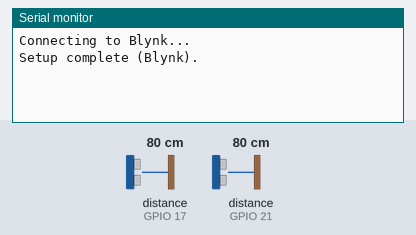
Bench run of a sketch on a simulated ESP32. Parts: the last lines printed to the serial monitor. The test bench sets the inputs (shaded band); at power-on: distance to the obstacle (sensors on GPIO 17, GPIO 21) 80 cm. The echo pulse lasts 58.3 µs per cm; WiFi joins after 1.5 s; servers stay silent unless stated.

Above: at 3.0 s.
3.1 s: distance to the obstacle (sensor on GPIO 17) set to 2 cm
At 13.0 s:
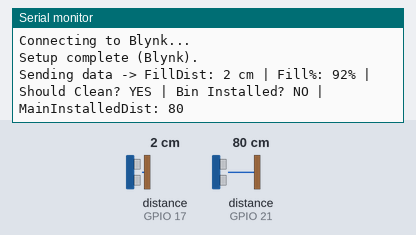
13.3 s: distance to the obstacle (sensor on GPIO 21) set to 2 cm
At 22.8 s:
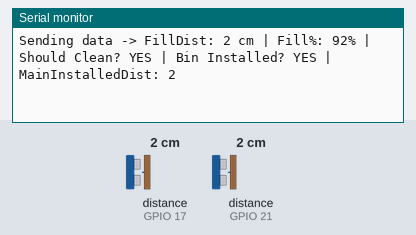
23.3 s: distance to the obstacle (sensor on GPIO 17) set to 9 cm
At 32.8 s:
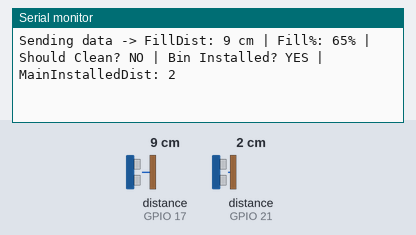
33.3 s: distance to the obstacle (sensor on GPIO 21) set to 18 cm
At 42.9 s:
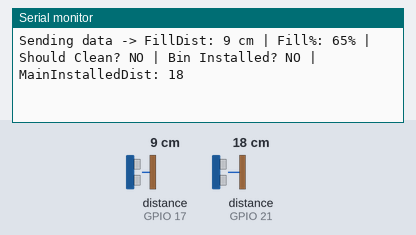

The sketch:

blynk_v2.ino
```cpp
/***********************************************************
  ESP32 + 4 Ultrasonic Sensors (HC-SR04)
  Blynk IoT (2.0) Version, with fallback logic
  + Reduced Data Sending

  - 2 sensors for fill (main + backup)
  - 2 sensors for installed check (main + backup)
  - If fill% > 70 => Should Clean = YES

  Sends data to Blynk Virtual Pins:
    V0 = fill%
    V1 = installed? (1 or 0)
    V2 = shouldClean? (1 or 0)
    V3 = final fill distance (cm)
    V4 = main installed sensor distance (cm)

  1) We measure & (potentially) send data once every minute
     using BlynkTimer (no blocking delay in loop()).
  2) If the new readings are exactly the same as last time,
     we skip sending to reduce data usage -- unless we skip
     10 times in a row, then we force a send.

  Make sure:
  - Voltage dividers on each Echo line if powered at 5V.
  - Adjust wiring & thresholds as needed.

***********************************************************/

// ------------------- BLYNK TEMPLATE MACROS -------------------
#define BLYNK_TEMPLATE_ID   "TMPL6oqkQfN1t"
#define BLYNK_TEMPLATE_NAME "smart bin"
#define BLYNK_AUTH_TOKEN    "wJ0LM7wvQDSUZVbG-3YNV9LGwAhSNwVA"

// ------------------- BLYNK / WIFI LIBRARIES ------------------
#include <WiFi.h>
#include <WiFiClient.h>
#include <BlynkSimpleEsp32.h>

// ------------------- WIFI CREDENTIALS ------------------------
char ssid[] = "Aisuru_2.4G";
char pass[] = "ss0877258141";

// ------------------- PIN ASSIGNMENTS -------------------------
// Fill sensors
#define TRIG_FILL_MAIN   4
#define ECHO_FILL_MAIN   17
#define TRIG_FILL_BACKUP 16
#define ECHO_FILL_BACKUP 18

// Installed sensors
#define TRIG_INST_MAIN   19
#define ECHO_INST_MAIN   21
#define TRIG_INST_BACKUP 23
#define ECHO_INST_BACKUP 22

// ------------------- PROJECT PARAMETERS -----------------------
const int BIN_HEIGHT_CM       = 26;   // from sensor to bin bottom
const int INSTALLED_THRESHOLD = 10;   // <15 cm => bin is installed
const int INVALID_LOW         = 1;    // <=1 => invalid
const int INVALID_HIGH        = 300;  // >300 => invalid
const int CLEAN_THRESHOLD     = 70;   // fill% above => "Should Clean?" = YES

// ------------------- BLYNK VIRTUAL PINS -----------------------
#define VPIN_FILL_LEVEL   V0   // fill%
#define VPIN_INSTALLED    V1   // installed? (1/0)
#define VPIN_SHOULD_CLEAN V2   // shouldClean? (1/0 if fill% > 70)
#define VPIN_FILL_DISTANCE V3  // final fill distance (cm)
#define VPIN_MAIN_BIN_DIST V4  // main installed sensor distance (cm)

// ------------------- GLOBALS FOR STORING DATA ----------------
// We'll keep track of the last values we sent to Blynk.
long lastFillDistance = -999;
long lastMainInstalledDist = -999;
int  lastFillPercent = -999;
bool lastShouldClean = false;
bool lastBinInstalled = false;

// For skip logic: how many times in a row we've had identical readings
int skipCount = 0;

// BlynkTimer for scheduling
BlynkTimer timer;

// -------------------------------------------------------------
//              FORWARD DECLARATIONS
// -------------------------------------------------------------
long  getFillDistance();
bool  isBinInstalled();
int   computeFillPercent(long distance, int binHeight);

// -------------------------------------------------------------
//                    SETUP
// -------------------------------------------------------------
void setup() {
  Serial.begin(115200);

  Serial.println("Connecting to Blynk...");
  Blynk.begin(BLYNK_AUTH_TOKEN, ssid, pass);

  // Pin modes for ultrasonic sensors
  pinMode(TRIG_FILL_MAIN,    OUTPUT);
  pinMode(ECHO_FILL_MAIN,    INPUT);
  pinMode(TRIG_FILL_BACKUP,  OUTPUT);
  pinMode(ECHO_FILL_BACKUP,  INPUT);

  pinMode(TRIG_INST_MAIN,    OUTPUT);
  pinMode(ECHO_INST_MAIN,    INPUT);
  pinMode(TRIG_INST_BACKUP,  OUTPUT);
  pinMode(ECHO_INST_BACKUP,  INPUT);

  // Set up a timer to measure & possibly send data every 10 seconds
  timer.setInterval(10000L, measureAndSend);

  Serial.println("Setup complete (Blynk).");
}

// -------------------------------------------------------------
//                    LOOP
// -------------------------------------------------------------
void loop() {
  Blynk.run();
  timer.run();  // let the timer handle scheduled tasks
}

// -------------------------------------------------------------
//                MEASURE & SEND FUNCTION
// -------------------------------------------------------------
void measureAndSend() {
  // 1) Read fill distance
  long fillDistance = getFillDistance();

  // 2) Compute fill%
  int fillPercent;
  if (fillDistance < 0) {
    // -1 => both fill sensors invalid => treat as error
    fillPercent = -1;
  } else {
    fillPercent = computeFillPercent(fillDistance, BIN_HEIGHT_CM);
  }

  // 3) Should clean?
  bool shouldClean = false;
  if (fillPercent > CLEAN_THRESHOLD) {
    shouldClean = true;
  }

  // 4) Bin installed & main installed distance
  bool binInstalled = isBinInstalled();
  // The function isBinInstalled() will update a global
  // 'lastMainInstalledDist' for the main sensor distance?
  // Let's do it differently: we’ll store that inside the function below.

  long currentMainInstalledDist = measureDistance(TRIG_INST_MAIN, ECHO_INST_MAIN);
  // We'll store that so we can show in Blynk,
  // but also fallback logic might override bin installed.

  // We'll handle fallback for main installed below,
  // but let's always record the main sensor reading
  // for display in V4.

  // If main reading is invalid, isBinInstalled might have
  // used the backup. But let's just store the main raw read.
  // We'll do a checkValidReading for display or not:
  // Actually let's store it raw, even if invalid.

  lastMainInstalledDist = currentMainInstalledDist;

  // 5) Decide if data changed enough to send
  bool dataChanged = false;

  // We'll compare fillDistance, fillPercent, shouldClean, binInstalled, and main installed dist.
  // We'll define a small helper function to check each item.

  // check fillDistance
  if (fillDistance != lastFillDistance) {
    dataChanged = true;
  }
  // check fillPercent
  if (fillPercent != lastFillPercent) {
    dataChanged = true;
  }
  // check shouldClean
  if (shouldClean != lastShouldClean) {
    dataChanged = true;
  }
  // check binInstalled
  if (binInstalled != lastBinInstalled) {
    dataChanged = true;
  }
  // check main installed dist
  // (We stored raw.
  //  If you prefer to check only if it's valid, you can do so.)
  if (currentMainInstalledDist != lastMainInstalledDist) {
    // Actually, we just assigned it. So let's do a local variable
    // 'temp' approach so we don't override the global yet:
    // We'll do a quick fix below; see notes.
    // For clarity, let's store that in a local variable first:
  }

  // Actually, let's refine: we can't compare `currentMainInstalledDist`
  // to `lastMainInstalledDist` after we wrote it.
  // We'll define a separate global for oldMainInstalledDist to compare.
  // For simplicity, let's do this:

  static long oldMainInstalledDist = -999;
  if (currentMainInstalledDist != oldMainInstalledDist) {
    dataChanged = true;
  }

  // Now let's do skip logic:
  if (!dataChanged) {
    skipCount++;
    // If we've skipped 10 times in a row, force send
    if (skipCount < 10) {
      Serial.println("No change in data, skipping this send...");
      return;  // do not send
    } else {
      Serial.println("No change for 10 intervals, forcing a send...");
      skipCount = 0; // reset skip
    }
  } else {
    // data changed, we'll send and reset skipCount
    skipCount = 0;
  }

  // 6) Send data to Blynk
  if (fillPercent < 0) {
    // indicates error => we can send 999 or do nothing
    Blynk.virtualWrite(VPIN_FILL_LEVEL, 999);
    Blynk.virtualWrite(VPIN_SHOULD_CLEAN, 0);
    Blynk.virtualWrite(VPIN_FILL_DISTANCE, fillDistance);
  } else {
    Blynk.virtualWrite(VPIN_FILL_LEVEL,   fillPercent);
    Blynk.virtualWrite(VPIN_SHOULD_CLEAN, (shouldClean ? 1 : 0));
    Blynk.virtualWrite(VPIN_FILL_DISTANCE, fillDistance);
  }
  Blynk.virtualWrite(VPIN_INSTALLED, (binInstalled ? 1 : 0));

  // write V4 = main installed sensor distance
  Blynk.virtualWrite(VPIN_MAIN_BIN_DIST, currentMainInstalledDist);

  // 7) Print results for debugging
  Serial.print("Sending data -> FillDist: ");
  Serial.print(fillDistance);
  Serial.print(" cm | Fill%: ");
  if (fillPercent < 0) {
    Serial.print("ERROR");
  } else {
    Serial.print(fillPercent);
    Serial.print("%");
  }
  Serial.print(" | Should Clean? ");
  Serial.print(shouldClean ? "YES" : "NO");
  Serial.print(" | Bin Installed? ");
  Serial.print(binInstalled ? "YES" : "NO");
  Serial.print(" | MainInstalledDist: ");
  Serial.println(currentMainInstalledDist);

  // 8) Update old values after sending
  lastFillDistance    = fillDistance;
  lastFillPercent     = fillPercent;
  lastShouldClean     = shouldClean;
  lastBinInstalled    = binInstalled;
  oldMainInstalledDist = currentMainInstalledDist;

  // skipCount is already reset above.
}

// -------------------------------------------------------------
//        HELPER: measureDistance(trig, echo)
// -------------------------------------------------------------
long measureDistance(int trigPin, int echoPin) {
  digitalWrite(trigPin, LOW);
  delayMicroseconds(2);
  digitalWrite(trigPin, HIGH);
  delayMicroseconds(10);
  digitalWrite(trigPin, LOW);

  long duration = pulseIn(echoPin, HIGH, 30000UL);  // 30ms => ~5m
  if (duration == 0) {
    return 0; // no echo => invalid
  }
  // Convert microseconds to cm
  long distanceCm = duration / 29 / 2;
  return distanceCm;
}

// -------------------------------------------------------------
//        HELPER: checkValidReading(dist)
// -------------------------------------------------------------
bool checkValidReading(long distCm) {
  if (distCm <= INVALID_LOW)  return false;
  if (distCm >  INVALID_HIGH) return false;
  return true;
}

// -------------------------------------------------------------
//        HELPER: getFillDistance() with fallback
// -------------------------------------------------------------
long getFillDistance() {
  long distMain = measureDistance(TRIG_FILL_MAIN, ECHO_FILL_MAIN);
  if (checkValidReading(distMain)) {
    return distMain;
  } else {
    long distBackup = measureDistance(TRIG_FILL_BACKUP, ECHO_FILL_BACKUP);
    if (checkValidReading(distBackup)) {
      return distBackup;
    } else {
      return -1; // error sentinel
    }
  }
}

// -------------------------------------------------------------
//        HELPER: isBinInstalled() with fallback
// -------------------------------------------------------------
bool isBinInstalled() {
  // measure main installed sensor
  long distMain = measureDistance(TRIG_INST_MAIN, ECHO_INST_MAIN);

  if (checkValidReading(distMain)) {
    // main valid
    return (distMain < INSTALLED_THRESHOLD);
  } else {
    // fallback to backup
    long distBackup = measureDistance(TRIG_INST_BACKUP, ECHO_INST_BACKUP);
    if (checkValidReading(distBackup)) {
      return (distBackup < INSTALLED_THRESHOLD);
    } else {
      return false;
    }
  }
}

// -------------------------------------------------------------
//        HELPER: computeFillPercent()
// -------------------------------------------------------------
int computeFillPercent(long distance, int binHeight) {
  if (distance <= 0) {
    // sensor error => treat as full or handle differently
    return 100;
  }
  if (distance >= binHeight) {
    return 0; // empty
  }
  float fill = 100.0 * (1.0 - (float)distance / (float)binHeight);
  if (fill < 0)   fill = 0;
  if (fill > 100) fill = 100;
  return (int)fill;
}
```

Measured:
- after the input at 3.1 s, the serial monitor: prints a new line after 8.7 s (image 1)
- after the input at 13.3 s, the serial monitor: prints a new line after 8.5 s (image 2)
- after the input at 23.3 s, the serial monitor: prints a new line after 8.5 s (image 3)
- after the input at 33.3 s, the serial monitor: prints a new line after 8.5 s (image 4)
